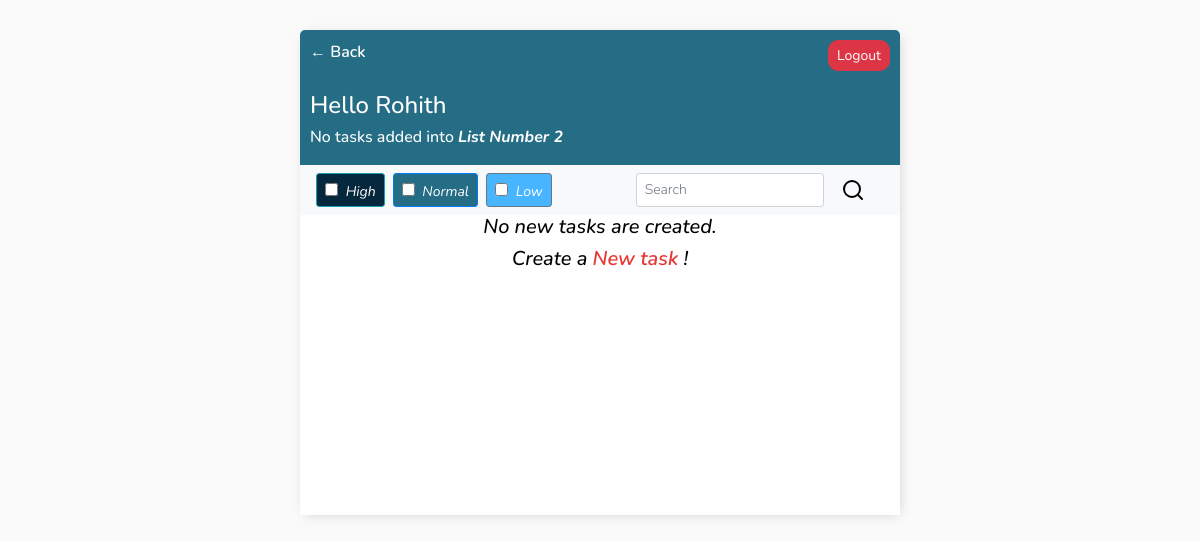
Page /lists/11/tasks/ (signed in) on the earlier database version.
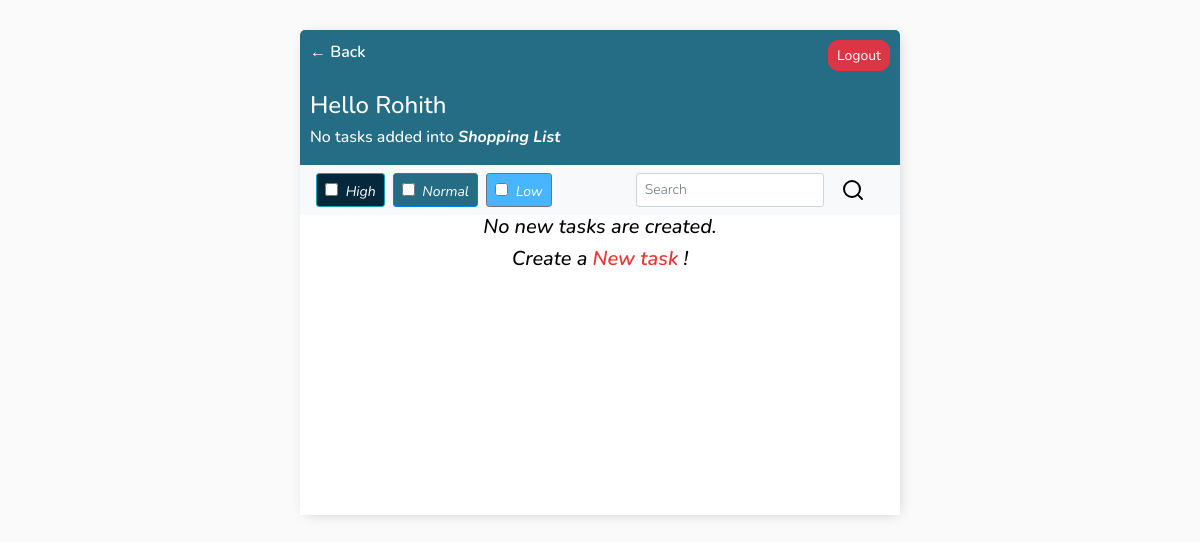
Same page on the later database version.
### base/models.py (models this page shows)
class AbstractModel(models.Model):
    created_on = models.DateTimeField(auto_now_add=True)
    deleted_on = models.DateTimeField(null=True, blank=True)
    updated_on = models.DateTimeField(auto_now=True)
    created_by = models.ForeignKey(User, on_delete=models.CASCADE, null=True, blank=True, related_name='%(class)s_requests_created')
    updated_by = models.ForeignKey(User, on_delete=models.CASCADE, null=True, blank=True, related_name='%(class)s_requests_updated')
    deleted_by = models.ForeignKey(User, on_delete=models.CASCADE, null=True, blank=True, related_name='%(class)s_requests_deleted')
    class Meta:
        abstract = True

class List(AbstractModel):
    title = models.CharField(max_length=200)
    description = models.TextField(default='', blank=True)
    def __str__(self):
        return self.title

### base/views/TaskList.py (the view, shortened to what this page needs)
# urls.py: path('<int:listid>/tasks/', TaskList.as_view(), name='tasks'),
class TaskList(LoginRequiredMixin, ListView):
    model = Task
    context_object_name = 'tasks'
    fields = ['complete']
    def get_context_data(self, **kwargs):
        context = super().get_context_data(**kwargs)
        context['tasks'] = context['tasks'].filter(created_by=self.request.user, list_no=self.kwargs['listid'])
        context['count'] = context['tasks'].filter(complete=False).count()
        context['count2'] = context['tasks'].filter(complete=True).count()
        context['total'] = context['tasks'].count()
        context['list'] = List.objects.get(id=self.kwargs['listid'])
        context['listname'] = List.objects.get(id=self.kwargs['listid'])
        search_input = self.request.GET.get('search-area') or ''
        if search_input:
            context['tasks'] = context['tasks'].filter(title__contains=search_input)
        context['search_input'] = search_input
        search_input_Priority = self.request.GET.get('check') or self.request.GET.get('check1') or self.request.GET.get('check2') or self.request.GET.get('check3')
        context['search_input_Priority'] = search_input_Priority
        return context

### base/templates/base/task_list.html (shortened to what this page needs)
{% extends 'base/main.html' %}
{% block content %}
<div class="header-bar">
    <a href="{% url 'lists' %}">&#8592; Back</a>
    {% if request.user.is_authenticated %}
    <a id="logout" href="{% url 'logout' %}" class="btn btn-sm btn-danger">Logout</a>
    {% else %}
    <a id="logout" href="{% url 'login' %}" class="btn btn-danger">Login</a>
    {% endif %}
</div>
<div class="header">
    <div>
        <h4> Hello {{request.user|title}} </h4>
        {% if total == 0 %}
        <h6>No tasks added into <i><b>{{listname}}</b></h6>
        {% else %}
        <h6 style="margin:0"><i><b>{{count2}}</b> &nbsp;</i>/ <i><b>{{total}} </b> &nbsp;</i> tasks completed from <i> <b>{{listname}}</b></i></h6>
        {% endif %}
    </div>
</div>
<nav class="navbar navbar-light bg-light justify-content-between">
    <form class="form-inline">
        <div class="d-flex justify-content-around">
        <span class="btn btn-sm btn-info" style='margin-right:8px'>
            <input style='margin-top:5px' onChange="this.form.submit()" type="checkbox" value="High" name="check1" class="form-check-input" {% if High_b  %}checked {% endif %}> High
        </span>
        <span class="btn btn-sm btn-primary" style='margin-right:8px'>
            <input style='margin-top:5px' onChange="this.form.submit()" type="checkbox" value="Normal"  name="check2" class="form-check-input" {% if Normal_b %}checked {% endif %}> Normal
        </span>
        <span class="btn btn-sm btn-secondary" style='margin-right:8px'>
            <input style='margin-top:5px' onChange="this.form.submit()" type="checkbox" value="Low"  name="check3" class="form-check-input" {% if Low_b %}checked {% endif %}> Low
        </span>
        </div>
        <a>&nbsp;&nbsp;&nbsp;&nbsp;&nbsp;&nbsp;&nbsp;&nbsp;&nbsp;&nbsp;&nbsp;&nbsp;&nbsp;&nbsp;&nbsp;&nbsp;&nbsp;&nbsp;</a>
        <div class="d-flex" >
            <input class="form-control form-control-sm mr-sm-2" type='search' name='search-area' value="{{search_input}}" placeholder="Search" aria-label="Search">
            {% load static %}
            <button class="btn btn-sm btn-light my-2 my-sm-0" type="submit"><img src="{% static 'base/search.svg' %}"></button>
        </div>
    </form>
</nav>
<div id="tasklist" class="task-items-wrapper" style="overflow:scroll; height:300px;">
    {% for task in tasks %}
        {% if task.id  %}
                <a href="{% url 'task-update' listid=list.id pk=task.id %}" style="text-decoration: none;">&nbsp;&nbsp;&nbsp;{% load static %}
                <a href="{% url 'task-delete' listid=list.id pk=task.id %}" style="text-decoration: none;">{% load static %}
        {% endif %}
        {% empty %}
        <div style="text-align: center; padding-bottom: 10px; line-height: 1em;">
            <h5 style="color:black;">No new tasks are created.</h5>
            <h5 style="color:black;">Create a <a style="text-decoration: none; color: #e53935;" href="{% url 'task-create' list.id %}"> New task</a> ! </h5>
        </div>
    {% endfor %}
</div>
{% endblock content%}

Differences in the rows shown:
changed List: title "List Number 2" → "Shopping List"
